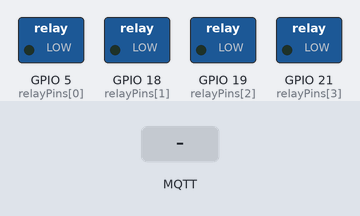
This sketch was run on a simulated ESP32. On the bench: switched loads named in the sketch (green lamp = pin HIGH). The test bench sets the inputs (shaded band). WiFi joins after 1.5 s; servers stay silent unless stated; no MQTT or app messages arrive unless stated; what the sketch prints to the serial monitor is not drawn.

Above: at 2.7 s.
2.8 s: MQTT message "ON" arrives on the first subscribed topic
At 3.9 s:
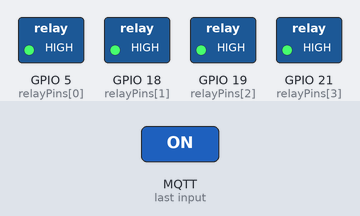
4.3 s: MQTT message "OFF" arrives on the first subscribed topic
At 5.0 s:
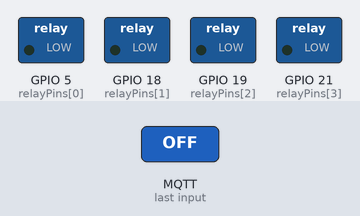
Timing chart, 0 to 7.3 s (numbered marks = the images above; inputs shaded):
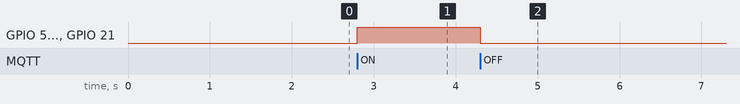

The sketch:

202506Trelay2.ino
```cpp
#include <WiFi.h>
#include <PubSubClient.h>

// Настройки Wi-Fi
const char* ssid = "Retro-Link";
const char* password = "69134883";

// Настройки MQTT
const char* mqtt_server = "192.168.0.100";
const int mqtt_port = 1883;
const char* mqtt_user = "";
const char* mqtt_password = "";

const char* topic_control = "/relay/control";
const char* topic_status  = "/relay/status";

WiFiClient espClient;
PubSubClient client(espClient);

const int relayPins[] = {5, 18, 19, 21};
const int relayCount = sizeof(relayPins) / sizeof(relayPins[0]);

IPAddress local_IP(192, 168, 0, 101);
IPAddress gateway(192, 168, 0, 1);
IPAddress subnet(255, 255, 255, 0);

// Переменные для таймера
bool relaysOn = false;
unsigned long relayOnTime = 0;
const unsigned long RELAY_DURATION = 10000; // 10 секунд

// Для периодического извещения
unsigned long lastStatusSent = 0;

void publishStatus(bool state) {
  if (state) {
    client.publish(topic_status, "ON");
  } else {
    client.publish(topic_status, "OFF");
  }
}

void setup_wifi() {
  delay(10);
  Serial.println("Подключение к Wi-Fi...");
  WiFi.config(local_IP, gateway, subnet);
  WiFi.begin(ssid, password);

  while (WiFi.status() != WL_CONNECTED) {
    delay(500);
    Serial.print(".");
  }

  Serial.println("\nWi-Fi подключен");
  Serial.println(WiFi.localIP());
}

void setRelayState(bool state) {
  for (int i = 0; i < relayCount; i++) {
    digitalWrite(relayPins[i], state ? HIGH : LOW);
  }
  relaysOn = state;
  if (state) {
    relayOnTime = millis();
    lastStatusSent = 0;  // сброс для начала отсчета
  }
  publishStatus(state);
}

void callback(char* topic, byte* payload, unsigned int length) {
  String message;
  for (unsigned int i = 0; i < length; i++) {
    message += (char)payload[i];
  }

  message.trim();
  Serial.print("Получено сообщение: ");
  Serial.println(message);

  if (message == "ON") {
    setRelayState(true);
  } else if (message == "OFF") {
    setRelayState(false);
  }
}

void reconnect() {
  while (!client.connected()) {
    Serial.print("Подключение к MQTT...");
    if (client.connect("ESP32Client")) {
      Serial.println("подключено");
      client.subscribe(topic_control);
    } else {
      Serial.print("ошибка, rc=");
      Serial.print(client.state());
      Serial.println(" повтор через 5 сек");
      delay(5000);
    }
  }
}

void setup() {
  Serial.begin(115200);
  for (int i = 0; i < relayCount; i++) {
    pinMode(relayPins[i], OUTPUT);
    digitalWrite(relayPins[i], LOW);
  }
  setup_wifi();
  client.setServer(mqtt_server, mqtt_port);
  client.setCallback(callback);
}

void loop() {
  if (!client.connected()) {
    reconnect();
  }
  client.loop();

  // Управление таймером и уведомлениями
  if (relaysOn) {
    unsigned long elapsed = millis() - relayOnTime;

    // Уведомление каждую секунду
    if (millis() - lastStatusSent >= 1000) {
      int remaining = (RELAY_DURATION - elapsed) / 1000;
      if (remaining >= 0) {
        char msg[32];
        snprintf(msg, sizeof(msg), "Remaining: %d", remaining);
        client.publish(topic_status, msg);
        Serial.println(msg);
        lastStatusSent = millis();
      }
    }

    // Выключение после 10 секунд
    if (elapsed >= RELAY_DURATION) {
      Serial.println("Таймер истёк — выключаю реле");
      setRelayState(false);
    }
  }
}
```

Measured:
- after the input at 2.8 s, GPIO 5 (relayPins[0]), GPIO 18 (relayPins[1]), GPIO 19 (relayPins[2]), GPIO 21 (relayPins[3]): LOW → HIGH at once
- after the input at 4.3 s, GPIO 5 (relayPins[0]), GPIO 18 (relayPins[1]), GPIO 19 (relayPins[2]), GPIO 21 (relayPins[3]): HIGH → LOW after 0.00 s instead of 8.5 s
